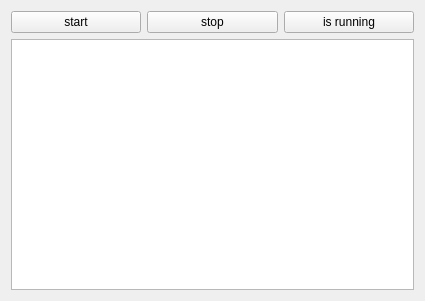
<?xml version="1.0" encoding="UTF-8"?>
<ui version="4.0">
 <class>Widget</class>
 <widget class="QWidget" name="Widget">
  <property name="geometry">
   <rect>
    <x>0</x>
    <y>0</y>
    <width>425</width>
    <height>301</height>
   </rect>
  </property>
  <property name="windowTitle">
   <string>Widget</string>
  </property>
  <layout class="QHBoxLayout" name="horizontalLayout">
   <item>
    <layout class="QVBoxLayout" name="verticalLayout">
     <item>
      <layout class="QHBoxLayout" name="horizontalLayout_2">
       <item>
        <widget class="QPushButton" name="pbtStart">
         <property name="text">
          <string>start</string>
         </property>
        </widget>
       </item>
       <item>
        <widget class="QPushButton" name="pbtStop">
         <property name="text">
          <string>stop</string>
         </property>
        </widget>
       </item>
       <item>
        <widget class="QPushButton" name="pbtIsRunnig">
         <property name="text">
          <string>is running</string>
         </property>
        </widget>
       </item>
      </layout>
     </item>
     <item>
      <widget class="QTextEdit" name="textEdit"/>
     </item>
    </layout>
   </item>
  </layout>
 </widget>
 <resources/>
 <connections/>
</ui>
